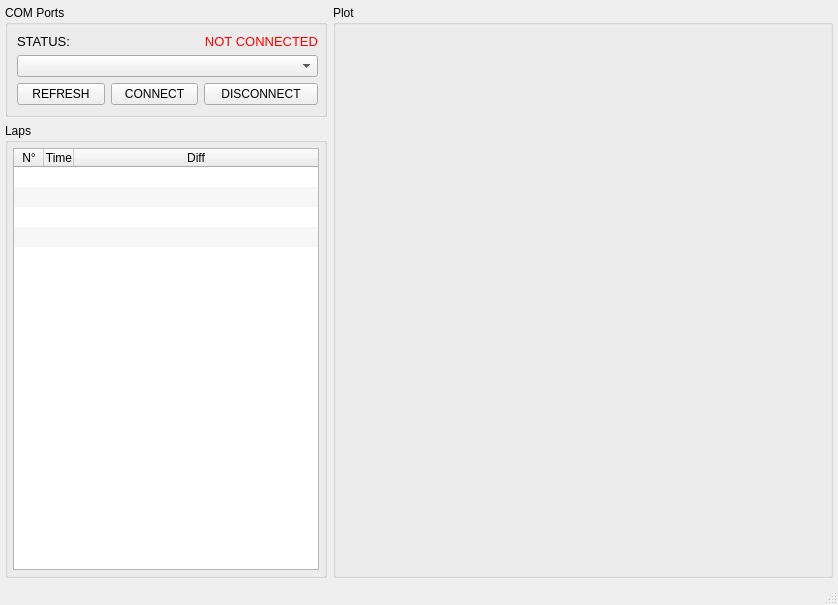
<?xml version="1.0" encoding="UTF-8"?>
<ui version="4.0">
 <class>MainWindow</class>
 <widget class="QMainWindow" name="MainWindow">
  <property name="geometry">
   <rect>
    <x>0</x>
    <y>0</y>
    <width>834</width>
    <height>605</height>
   </rect>
  </property>
  <property name="windowTitle">
   <string>Car GUI</string>
  </property>
  <widget class="QWidget" name="centralwidget">
   <layout class="QGridLayout" name="gridLayout_3">
    <property name="margin">
     <number>5</number>
    </property>
    <item row="1" column="0">
     <widget class="QGroupBox" name="COM_GroupBox">
      <property name="sizePolicy">
       <sizepolicy hsizetype="Preferred" vsizetype="Fixed">
        <horstretch>0</horstretch>
        <verstretch>0</verstretch>
       </sizepolicy>
      </property>
      <property name="font">
       <font>
        <pointsize>9</pointsize>
        <weight>50</weight>
        <bold>false</bold>
       </font>
      </property>
      <property name="title">
       <string>COM Ports</string>
      </property>
      <layout class="QGridLayout" name="gridLayout">
       <property name="rightMargin">
        <number>6</number>
       </property>
       <item row="0" column="2">
        <widget class="QLabel" name="text_connected">
         <property name="sizePolicy">
          <sizepolicy hsizetype="Preferred" vsizetype="Fixed">
           <horstretch>0</horstretch>
           <verstretch>0</verstretch>
          </sizepolicy>
         </property>
         <property name="palette">
          <palette>
           <active>
            <colorrole role="WindowText">
             <brush brushstyle="SolidPattern">
              <color alpha="255">
               <red>255</red>
               <green>0</green>
               <blue>0</blue>
              </color>
             </brush>
            </colorrole>
           </active>
           <inactive>
            <colorrole role="WindowText">
             <brush brushstyle="SolidPattern">
              <color alpha="255">
               <red>255</red>
               <green>0</green>
               <blue>0</blue>
              </color>
             </brush>
            </colorrole>
           </inactive>
           <disabled>
            <colorrole role="WindowText">
             <brush brushstyle="SolidPattern">
              <color alpha="255">
               <red>120</red>
               <green>120</green>
               <blue>120</blue>
              </color>
             </brush>
            </colorrole>
           </disabled>
          </palette>
         </property>
         <property name="font">
          <font>
           <pointsize>10</pointsize>
          </font>
         </property>
         <property name="text">
          <string>NOT CONNECTED</string>
         </property>
         <property name="alignment">
          <set>Qt::AlignRight|Qt::AlignTrailing|Qt::AlignVCenter</set>
         </property>
        </widget>
       </item>
       <item row="1" column="0" colspan="3">
        <widget class="QComboBox" name="comboBox">
         <property name="sizePolicy">
          <sizepolicy hsizetype="Expanding" vsizetype="Fixed">
           <horstretch>0</horstretch>
           <verstretch>0</verstretch>
          </sizepolicy>
         </property>
         <property name="editable">
          <bool>false</bool>
         </property>
         <property name="minimumContentsLength">
          <number>4</number>
         </property>
        </widget>
       </item>
       <item row="2" column="1">
        <widget class="QPushButton" name="btn_connect">
         <property name="text">
          <string>CONNECT</string>
         </property>
        </widget>
       </item>
       <item row="2" column="0">
        <widget class="QPushButton" name="btn_refresh">
         <property name="text">
          <string>REFRESH</string>
         </property>
        </widget>
       </item>
       <item row="0" column="0">
        <widget class="QLabel" name="text_port">
         <property name="sizePolicy">
          <sizepolicy hsizetype="Preferred" vsizetype="Fixed">
           <horstretch>0</horstretch>
           <verstretch>0</verstretch>
          </sizepolicy>
         </property>
         <property name="font">
          <font>
           <pointsize>10</pointsize>
          </font>
         </property>
         <property name="text">
          <string>STATUS:</string>
         </property>
        </widget>
       </item>
       <item row="2" column="2">
        <widget class="QPushButton" name="btn_disconnect">
         <property name="text">
          <string>DISCONNECT</string>
         </property>
        </widget>
       </item>
      </layout>
     </widget>
    </item>
    <item row="2" column="0">
     <widget class="QGroupBox" name="Logger_GroupBox">
      <property name="font">
       <font>
        <pointsize>9</pointsize>
       </font>
      </property>
      <property name="title">
       <string>Laps</string>
      </property>
      <layout class="QGridLayout" name="gridLayout_2" columnstretch="1,0">
       <property name="sizeConstraint">
        <enum>QLayout::SetDefaultConstraint</enum>
       </property>
       <property name="verticalSpacing">
        <number>5</number>
       </property>
       <property name="margin">
        <number>5</number>
       </property>
       <item row="0" column="0" colspan="2">
        <widget class="QTableWidget" name="lapTable">
         <property name="sizePolicy">
          <sizepolicy hsizetype="Expanding" vsizetype="Expanding">
           <horstretch>0</horstretch>
           <verstretch>0</verstretch>
          </sizepolicy>
         </property>
         <property name="minimumSize">
          <size>
           <width>306</width>
           <height>117</height>
          </size>
         </property>
         <property name="editTriggers">
          <set>QAbstractItemView::AllEditTriggers</set>
         </property>
         <property name="dragEnabled">
          <bool>false</bool>
         </property>
         <property name="dragDropMode">
          <enum>QAbstractItemView::NoDragDrop</enum>
         </property>
         <property name="alternatingRowColors">
          <bool>true</bool>
         </property>
         <property name="selectionMode">
          <enum>QAbstractItemView::SingleSelection</enum>
         </property>
         <property name="selectionBehavior">
          <enum>QAbstractItemView::SelectRows</enum>
         </property>
         <property name="showGrid">
          <bool>false</bool>
         </property>
         <property name="wordWrap">
          <bool>false</bool>
         </property>
         <property name="rowCount">
          <number>5</number>
         </property>
         <attribute name="horizontalHeaderVisible">
          <bool>true</bool>
         </attribute>
         <attribute name="horizontalHeaderCascadingSectionResizes">
          <bool>false</bool>
         </attribute>
         <attribute name="horizontalHeaderDefaultSectionSize">
          <number>30</number>
         </attribute>
         <attribute name="horizontalHeaderHighlightSections">
          <bool>true</bool>
         </attribute>
         <attribute name="horizontalHeaderMinimumSectionSize">
          <number>25</number>
         </attribute>
         <attribute name="horizontalHeaderStretchLastSection">
          <bool>true</bool>
         </attribute>
         <attribute name="verticalHeaderVisible">
          <bool>false</bool>
         </attribute>
         <attribute name="verticalHeaderDefaultSectionSize">
          <number>20</number>
         </attribute>
         <attribute name="verticalHeaderMinimumSectionSize">
          <number>11</number>
         </attribute>
         <row/>
         <row/>
         <row/>
         <row/>
         <row/>
         <column>
          <property name="text">
           <string>N°</string>
          </property>
          <property name="textAlignment">
           <set>AlignHCenter|AlignVCenter|AlignCenter</set>
          </property>
         </column>
         <column>
          <property name="text">
           <string>Time</string>
          </property>
          <property name="textAlignment">
           <set>AlignHCenter|AlignVCenter|AlignCenter</set>
          </property>
         </column>
         <column>
          <property name="text">
           <string>Diff</string>
          </property>
          <property name="textAlignment">
           <set>AlignHCenter|AlignVCenter|AlignCenter</set>
          </property>
         </column>
         <item row="0" column="0">
          <property name="text">
           <string/>
          </property>
          <property name="textAlignment">
           <set>AlignHCenter|AlignVCenter|AlignCenter</set>
          </property>
         </item>
        </widget>
       </item>
      </layout>
     </widget>
    </item>
    <item row="1" column="1" rowspan="2">
     <widget class="QGroupBox" name="groupBox">
      <property name="enabled">
       <bool>true</bool>
      </property>
      <property name="minimumSize">
       <size>
        <width>500</width>
        <height>20</height>
       </size>
      </property>
      <property name="title">
       <string>Plot</string>
      </property>
      <layout class="QVBoxLayout" name="verticalLayout">
       <item>
        <widget class="MatplotlibWidget" name="mpl_w"/>
       </item>
      </layout>
     </widget>
    </item>
   </layout>
  </widget>
  <widget class="QMenuBar" name="menubar">
   <property name="geometry">
    <rect>
     <x>0</x>
     <y>0</y>
     <width>834</width>
     <height>21</height>
    </rect>
   </property>
  </widget>
  <widget class="QStatusBar" name="statusbar"/>
 </widget>
 <customwidgets>
  <customwidget>
   <class>MatplotlibWidget</class>
   <extends>QWidget</extends>
   <header>matplotlibwidget</header>
  </customwidget>
 </customwidgets>
 <tabstops>
  <tabstop>comboBox</tabstop>
  <tabstop>btn_refresh</tabstop>
  <tabstop>btn_connect</tabstop>
  <tabstop>btn_disconnect</tabstop>
  <tabstop>lapTable</tabstop>
 </tabstops>
 <resources/>
 <connections/>
</ui>
